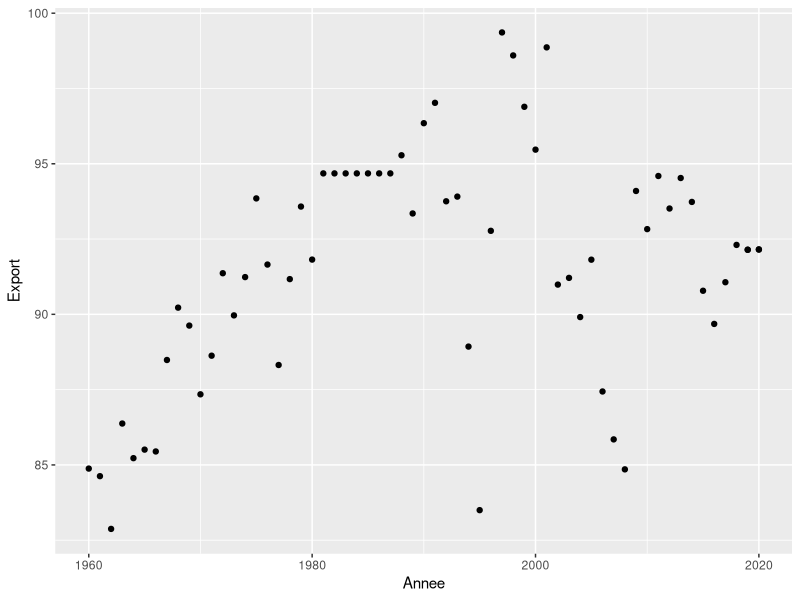
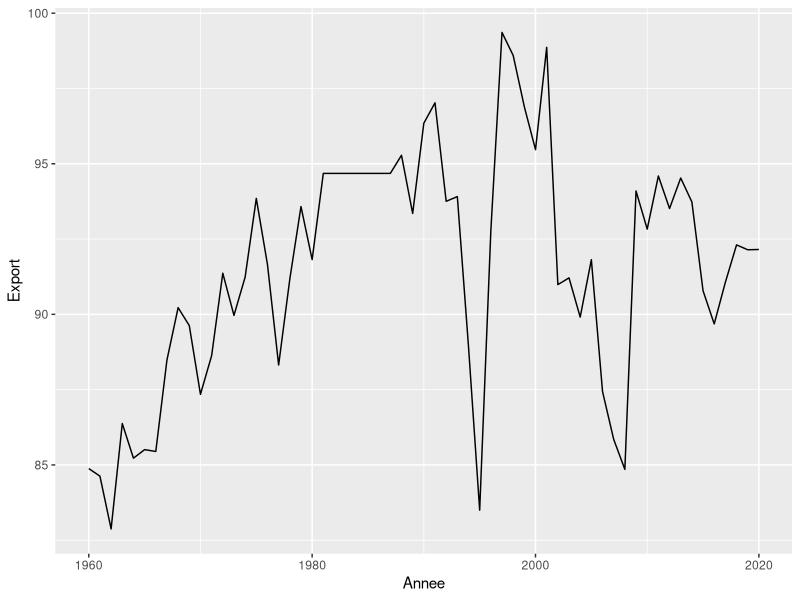
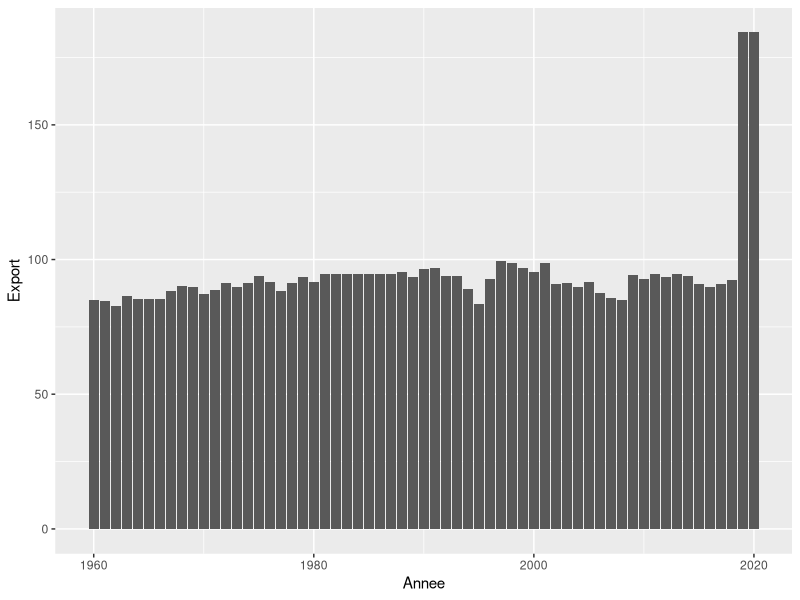

Generate these figures, in order, with R:
library(openxlsx)
y<-read.xlsx('Exportations de marchandises.xlsx')
as.numeric(y$Annee)
y

#Realisons un graphique en nuage de points
library(ggplot2)
ggplot(data=y,aes(x=Annee,y=Export))+
  geom_point()

#Realisons un graphique en ligne
ggplot(data=y,aes(x=Annee,y=Export))+
  geom_line()

#Realisons un graphique en baton
ggplot(data=y,aes(x=Annee,y=Export))+
  geom_bar(stat="identity")
